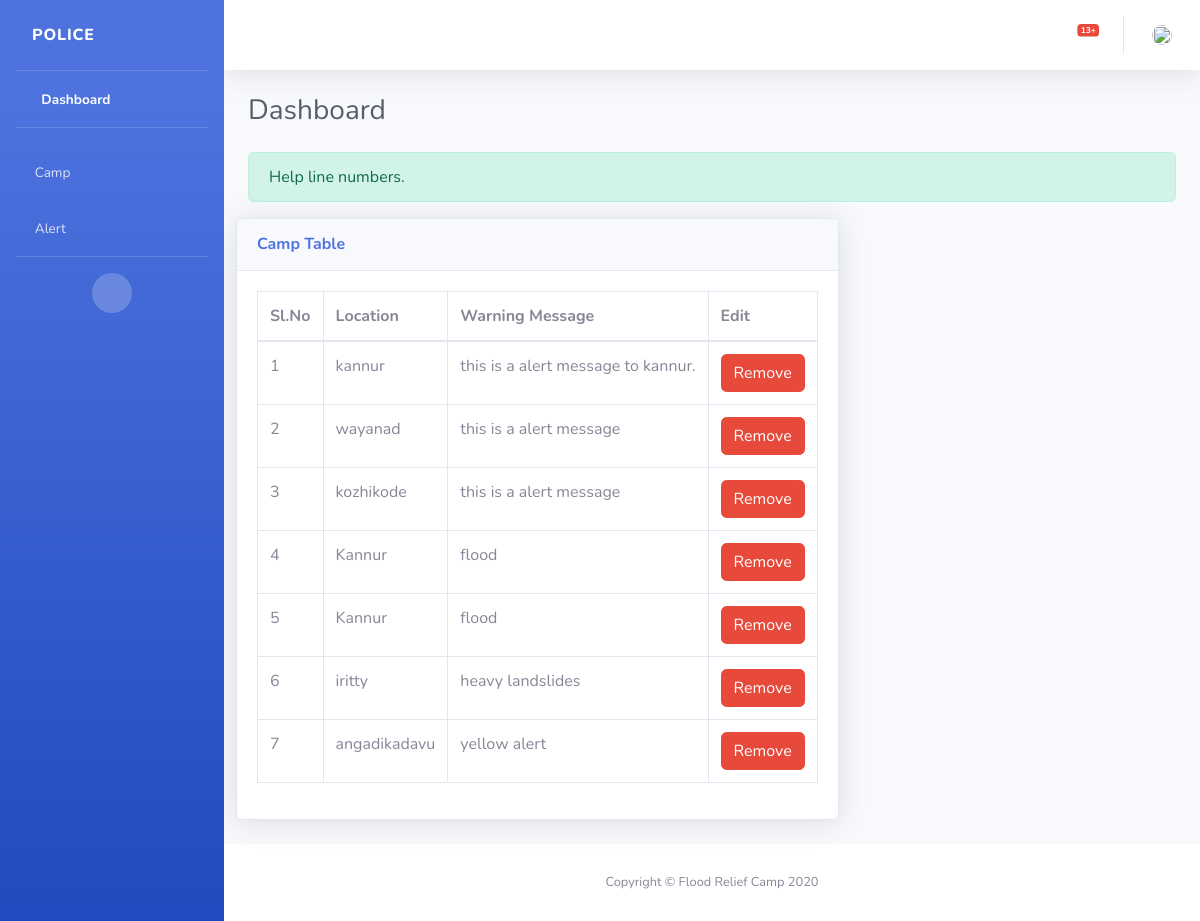
/poilice_view_alert, run on the app's committed database.
### app1/models.py (models this page shows)
class warning_table(models.Model):
    location=models.CharField(max_length=250)
    message=models.CharField(max_length=250)

### app1/views.py (the view)
# urls.py: path('poilice_view_alert',views.alert_message_view,name='view_alert'),
def alert_message_view(request):
    obj=warning_table.objects.all()
    obj1=flood_area.objects.all().order_by('-id')
    obj2=camp_details.objects.all().order_by('-id')
    count=0
    for x in obj1:
        count=count+1
    for y in obj2:
        count=count+1
    req_id=request.POST.get("id")
    try:
        update_obj=warning_table.objects.get(id=req_id)
    except warning_table.DoesNotExist:
        update_obj=None
    if request.method == 'POST':
        update_obj.delete()
    return render(request,'Police_view_warning.html',{'warning_details':obj,'flood_area':obj1,'camp_details':obj2,'count':count})

### app1/templates/Police_view_warning.html (shortened to what this page needs)
<!DOCTYPE html>
<html lang="en">
{% load static %}
<head>
    <link href="{% static "vendor/fontawesome-free/css/all.min.css"%}"" rel="stylesheet" type="text/css">
    <link href="{% static "css/sb-admin-2.min.css"%}"" rel="stylesheet">
</head>
<body id="page-top">
    <div id="wrapper">
        <ul class="navbar-nav bg-gradient-primary sidebar sidebar-dark accordion " id="accordionSidebar">
            <a class="sidebar-brand d-flex align-items-center justify-content-left" href="{% url 'police_dashboard' %}">
                <div class="sidebar-brand-text mx-3">Police </div>
            </a>
            <hr class="sidebar-divider my-0">
            <li class="nav-item active">
                <a class="nav-link" href="{% url 'police_dashboard' %}">
                    <i class="fas fa-fw fa-tachometer-alt"></i>
                    <span>Dashboard</span></a>
            </li>
            <hr class="sidebar-divider">
            <li class="nav-item">
                <a class="nav-link collapsed" href="#" data-toggle="collapse" data-target="#collapseTwo"
                    aria-expanded="true" aria-controls="collapseTwo">
                    <i class="fas fa-home"></i>
                    <span>Camp</span>
                </a>
            </li>
            <li class="nav-item">
                <a class="nav-link collapsed" href="#" data-toggle="collapse" data-target="#collapseUtilities"
                    aria-expanded="true" aria-controls="collapseUtilities">
                    <i class="fas fa-bullhorn"></i>
                    <span>Alert</span>
                </a>
            </li>
            <hr class="sidebar-divider d-none d-md-block">
            <div class="text-center d-none d-md-inline">
                <button class="rounded-circle border-0" id="sidebarToggle"></button>
            </div>
        </ul>
        <div id="content-wrapper" class="d-flex flex-column">
            <div id="content">
                <nav class="navbar navbar-expand navbar-light bg-white topbar mb-4 static-top shadow">
                    <ul class="navbar-nav ml-auto">
                        <li class="nav-item dropdown no-arrow mx-1">
                            <a class="nav-link dropdown-toggle" href="#" id="alertsDropdown" role="button"
                                data-toggle="dropdown" aria-haspopup="true" aria-expanded="false">
                                <span class="badge badge-danger badge-counter">{{count}}+</span>
                            </a>
                        </li>
                        <li class="nav-item dropdown no-arrow">
                            <a class="nav-link dropdown-toggle" href="#" id="userDropdown" role="button"
                                data-toggle="dropdown" aria-haspopup="true" aria-expanded="false">
                                <img class="img-profile rounded-circle"
                                    src="{% static "images/profileicon.png"%}"" style="width: 20px; height:20px;">
                            </a>
                        </li>
                    </ul>
                </nav>
                <div class="container-fluid">
                    <div class="d-sm-flex align-items-center justify-content-between mb-4">
                        <h1 class="h3 mb-0 text-gray-800">Dashboard</h1>
                    </div>
                    <div class="alert alert-success" role="alert">
                        Help line numbers.
                      </div>
                    <div class="row">
                        <div class="card shadow mb-4">
                            <div class="card-header py-3">
                                <h6 class="m-0 font-weight-bold text-primary">Camp Table</h6>
                            </div>
                            <div class="card-body">
                                <div class="table-responsive">
                                    <table class="table table-bordered" id="dataTable" width="100%" cellspacing="0">
                                        <thead>
                                            <tr>
                                                <th>Sl.No</th>
                                                <th>Location</th>
                                                <th>Warning Message</th>
                                                <th>Edit</th>
                                            </tr>
                                        </thead>
                                        <tbody>
                                            {% for x in warning_details %}
                                            <tr>
                                                <td>{{forloop.counter|add:0}}</td>
                                                <td>{{x.location}}</td>
                                                <td>{{x.message}}</td>
                                                <form action="" method="POST">
                                                    <td><button type="submit" onclick="return show_alert()" class="btn btn-danger" name="id" value="{{x.id}}">Remove</button> </td>
                                                </form>
                                            </tr>
                                           {% endfor %}
                                        </tbody>
                                    </table>
                                </div>
                            </div>
                        </div>
                    </div>
                </div>
            </div>
            <footer class="sticky-footer bg-white">
                <div class="container my-auto">
                    <div class="copyright text-center my-auto">
                        <span>Copyright &copy; Flood Relief Camp 2020</span>
                    </div>
                </div>
            </footer>
        </div>
    </div>
</body>
</html>

### data on the page
warning_table: location "kannur", message "this is a alert message to kannur.", {{ x.id }} 8 (drawn)
warning_table: location "wayanad", message "this is a alert message", {{ x.id }} 9 (drawn)
warning_table: location "kozhikode", message "this is a alert message", {{ x.id }} 10 (drawn)
warning_table: location "Kannur", message "flood", {{ x.id }} 14 (drawn)
warning_table: location "Kannur", message "flood", {{ x.id }} 15 (drawn)
warning_table: location "iritty", message "heavy landslides", {{ x.id }} 16 (drawn)
warning_table: location "angadikadavu", message "yellow alert", {{ x.id }} 17 (drawn)

### other printed values
{{ count }} "13"
